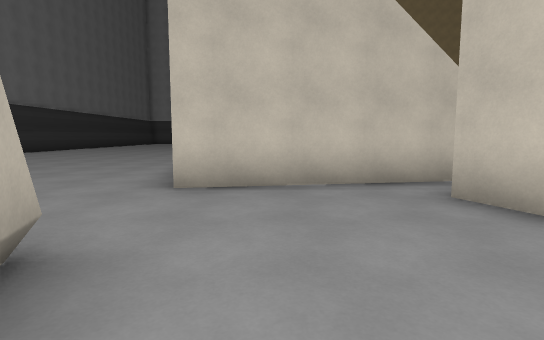
View 1 (above)

24 first-person views from a walk through a level from a Godot 3-D game. The camera is 1.3 m above the floor, tilts 6° down and sees 80° across. The floor is counted in squares, 1.67 m on a side. Each view is taken from the middle of a square. On the plan, view 1 faces up. The plan holds only what a view shows up to about 11 squares ahead; the rest is blank. The place goes on beyond the plan. Characters and animated objects are left out.

View 2
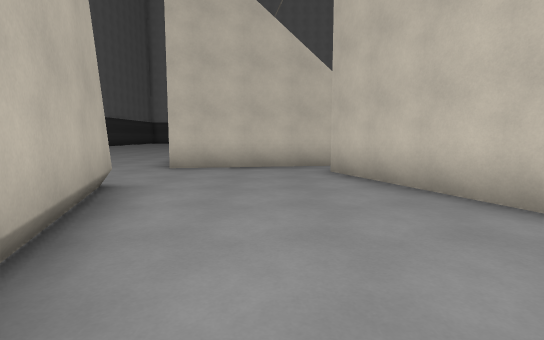

View 3
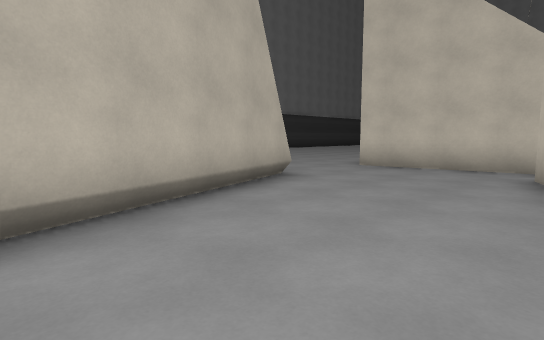

View 4
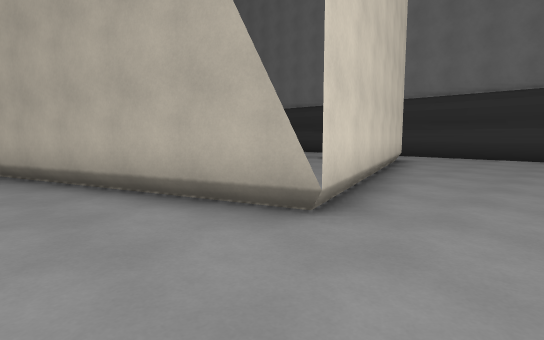

View 5
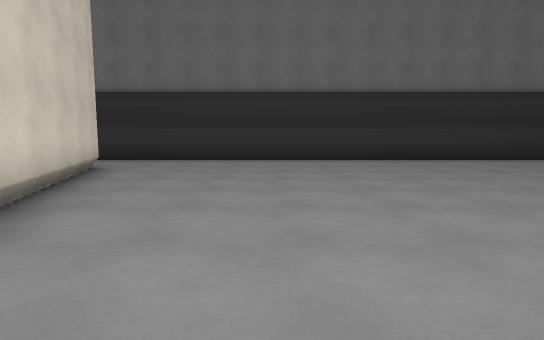

View 6
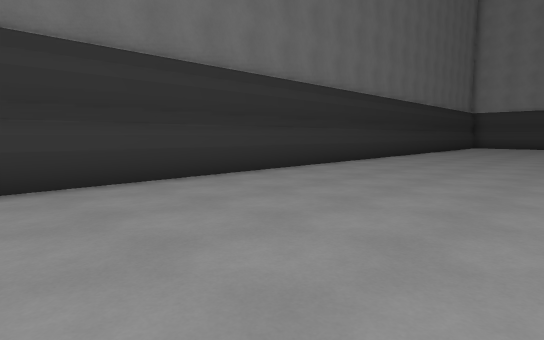

View 7
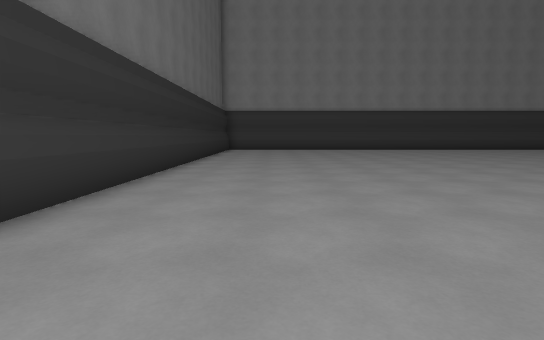

View 8
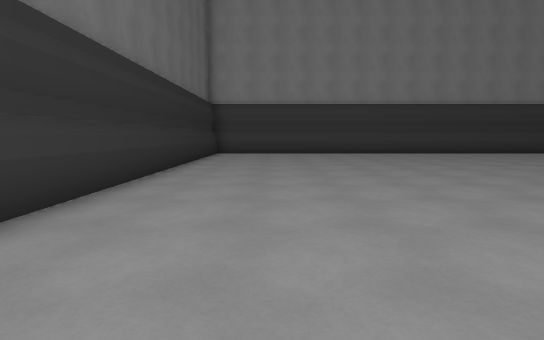

View 9
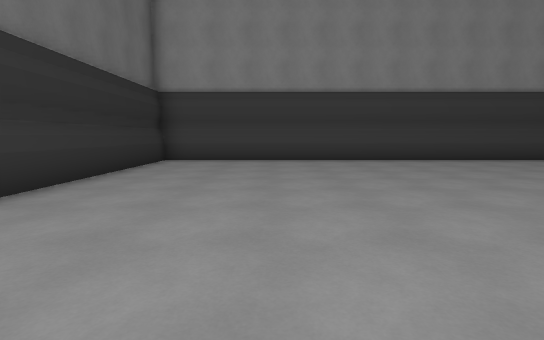

View 10
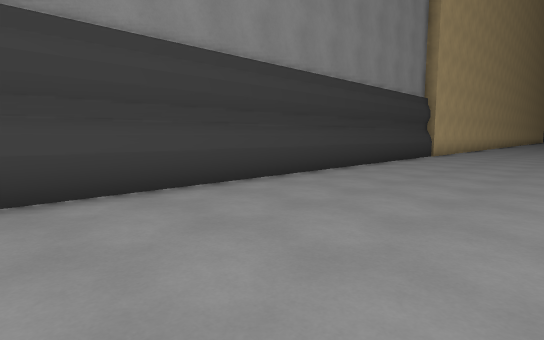

View 11
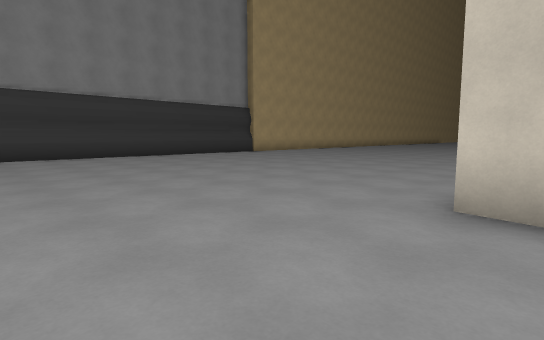

View 12
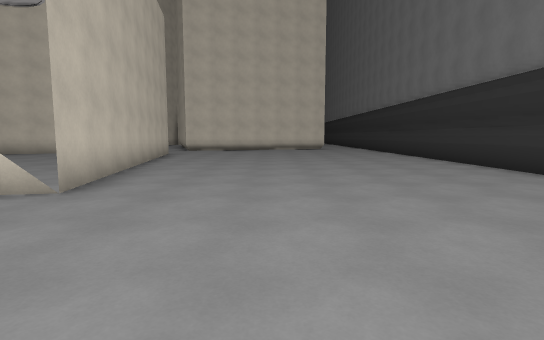

View 13
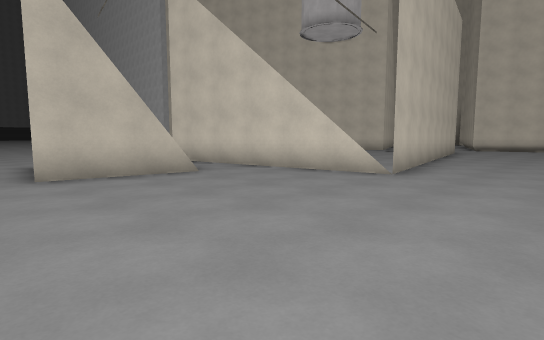

View 14
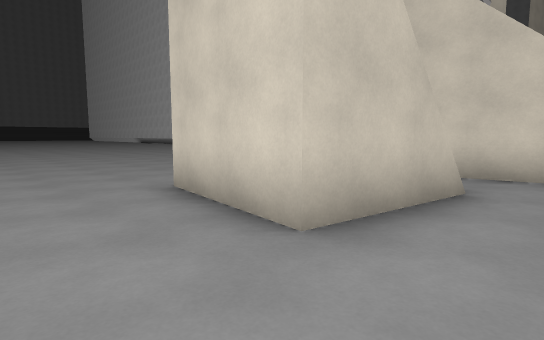

View 15
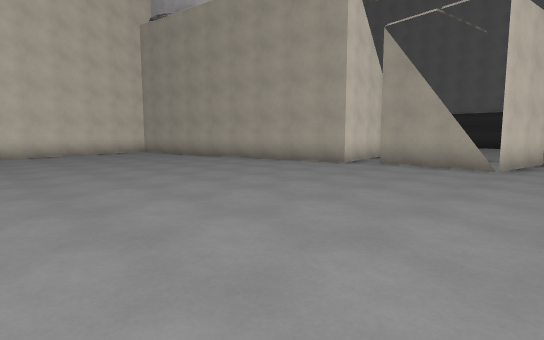

View 16
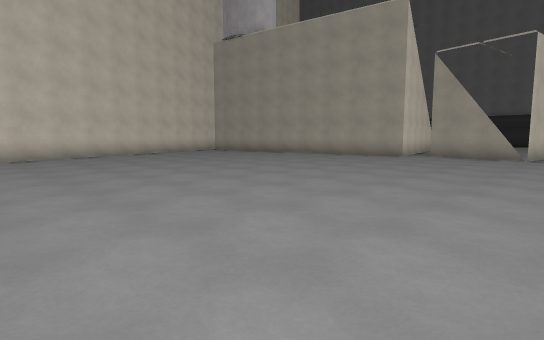

View 17
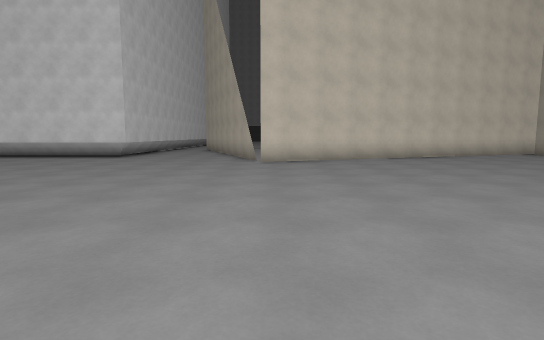

View 18
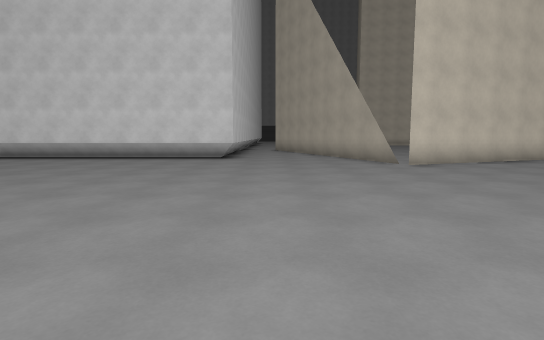

View 19
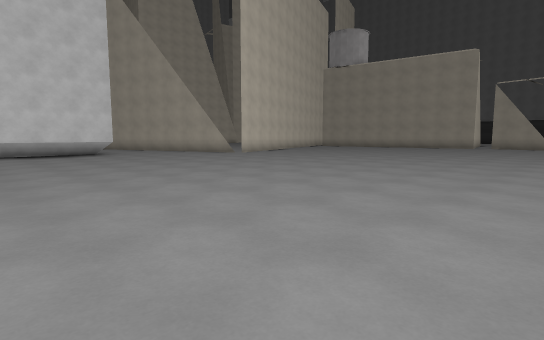

View 20
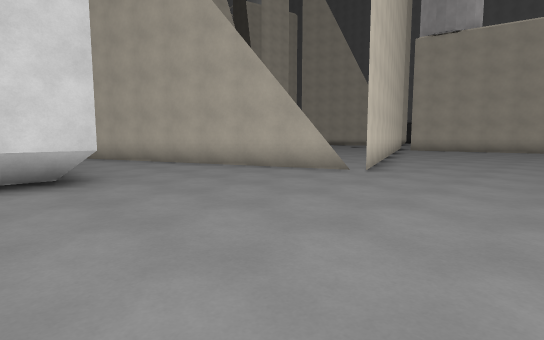

View 21
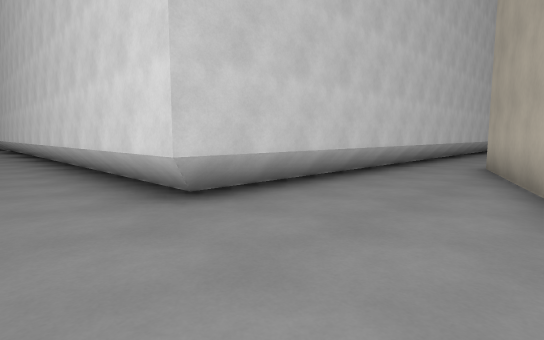

View 22
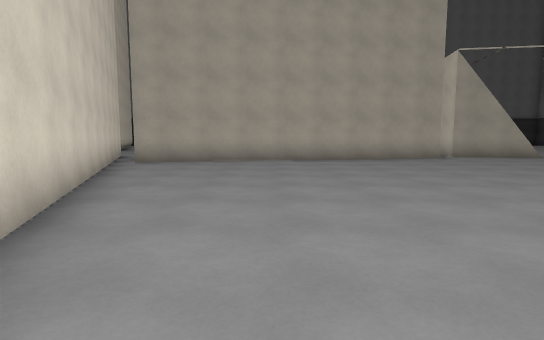

View 23
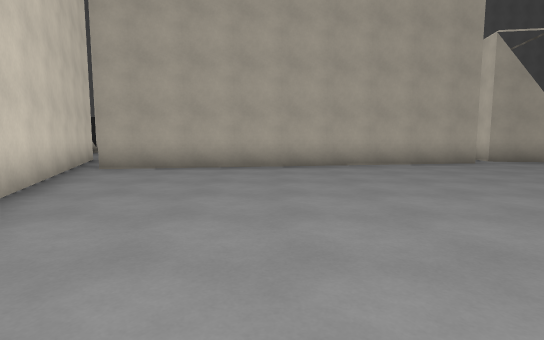

View 24
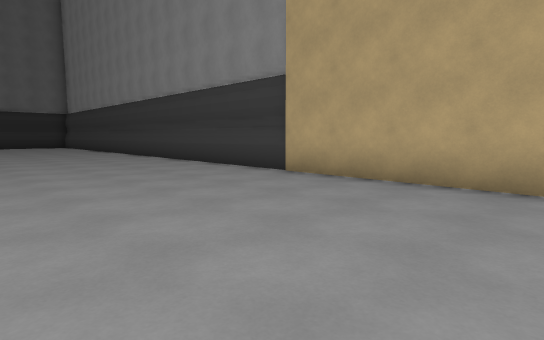

### Floor plan
Points are (right, up) in squares from view 1. A wall is a line through its corners. A room is listed if a view was taken in it or the views show most of it. See-through windows are left out.
Room 1 (views 1, 2, 3, 4, 5)
walls: (-1.5, 2.1) (0.3, -3.5); (3.8, 0.1) (2.3, 4.1); (3.2, 5.6) (-1.5, 4.8)
ways out: opening at (-2, 3.5) to room 2
Room 2 (views 6, 7, 8, 9, 10, 11, 12, 13, 14, 15, 16, 17, 18, 19, 20, 21, 22, 23, 24)
walls: (3.6, 19.3) (3.2, 16.6) (2.3, 16.7); (0.2, 17.2) (0.7, 20) (3.6, 19.5); (-2.8, 14.7) (3.8, 15.8) (5.4, 5.9); (16.5, 8.8) (19.8, 0); (-2, 8) (-3.1, 14.8); (12.6, 31.5) (-11.4, 31.5) (-11.4, -1.7); (2.3, 4.1) (16.3, 9.4); (-11.6, 15.8) (-11.6, -1.6); (-11.6, 29.4) (-11.6, 16.1); (-9.1, -0.3) (-1.5, 2.1); (21.3, -3.4) (21.3, 7.3) (26.5, 7.3)
ways out: opening at (-2, 3.5) to room 1; gap at (3, 16)

Where each view was taken, in squares from view 1:
view 1: 0 up, 0 right, facing up
view 2: 3 down, 1 right, facing up
view 3: 3 down, 3 right, facing up-left
view 4: 4 up, 1 right, facing down-left
view 5: 4 up, 1 left, facing left
view 6: 8 up, 6 left, facing up-left
view 7: 13 up, 9 left, facing up
view 8: 17 up, 9 left, facing up
view 9: 21 up, 8 left, facing up
view 10: 27 up, 5 left, facing up-right
view 11: 19 up, 3 left, facing up-right
view 12: 19 up, 6 left, facing down
view 13: 21 up, 6 left, facing down-right
view 14: 22 up, 1 left, facing down-right
view 15: 21 up, 12 right, facing down-left
view 16: 21 up, 16 right, facing down-left
view 17: 19 up, 16 right, facing down
view 18: 18 up, 20 right, facing down
view 19: 21 up, 26 right, facing down-left
view 20: 13 up, 23 right, facing down-left
view 21: 9 up, 18 right, facing down-right
view 22: 10 up, 15 right, facing left
view 23: 10 up, 13 right, facing left
view 24: 26 up, 13 right, facing up-left
